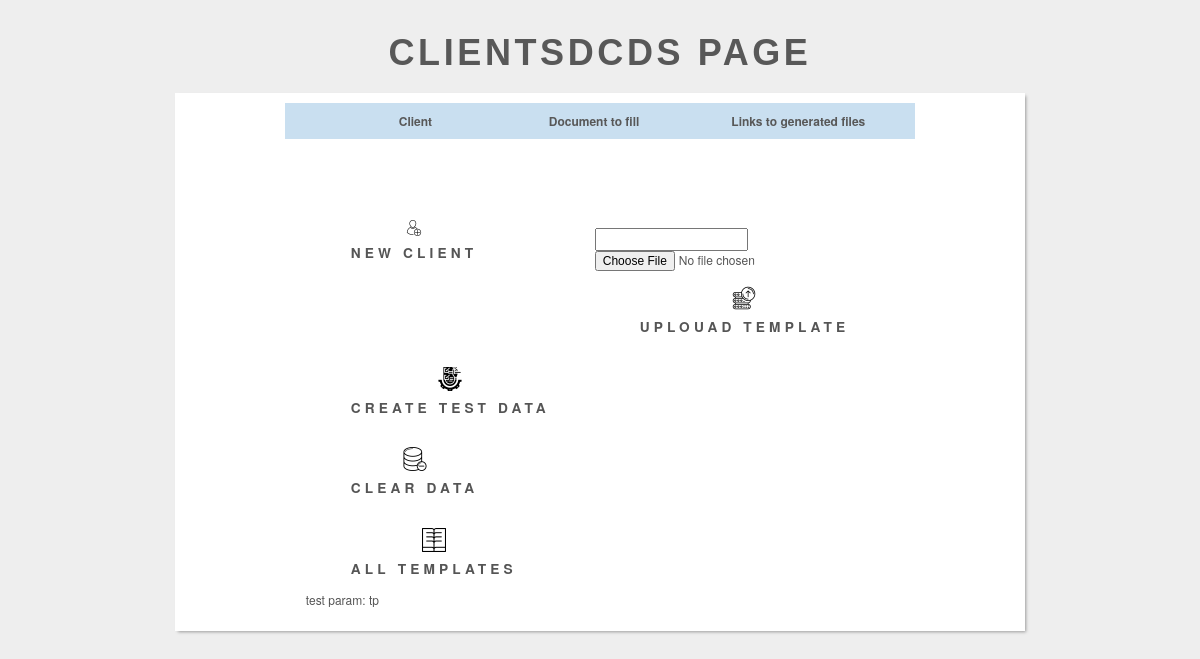
The page /clients/ on the database as committed earlier.
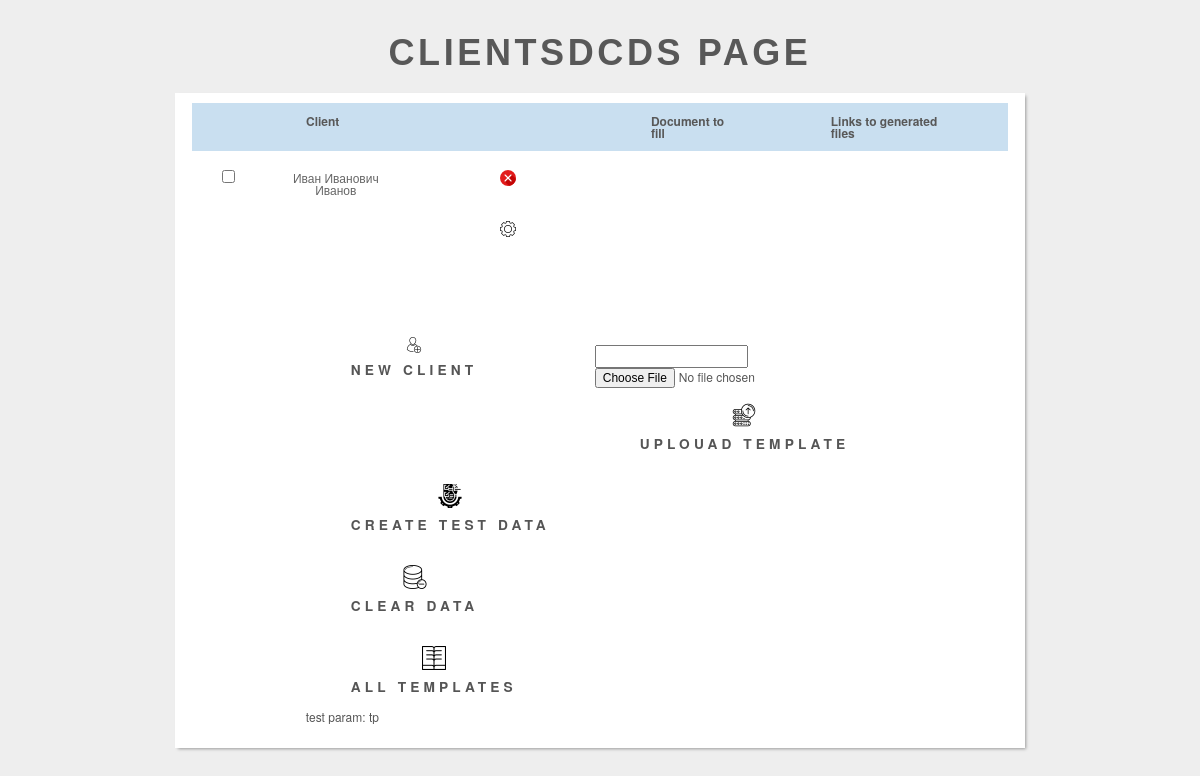
The same page on the database as committed later.
### clients/models.py (models this page shows)
class Client(models.Model):
	first_name = models.CharField(max_length=30, default='Иван')
	part_name = models.CharField(max_length=30, default='Иванович')
	last_name = models.CharField(max_length=30, default='Иванов')
	position = models.CharField(max_length=300, default='Инженер')
	phone_number = models.CharField(max_length=12, default='89276976453')
	email = models.EmailField(max_length=100, default='ivan@gmail.com')

### clients/views.py (the view)
# urls.py: path('clients/', allClients),
def allClients(request, test_param="tp"):
    view_params['all_clients'] = Client.objects.all()
    view_params['all_docs'] = Document.objects.all()
    view_params['all_clients_files'] = ClientsFile.objects.all()
    view_params['p_table'] = 'clients'
    view_params['page_title'] = 'Clientsdcds page'
    return render(request, 'index.html', view_params);

### templates/index.html (shortened to what this page needs)
<!DOCTYPE html>
<html>
<head>
  <link rel="stylesheet" href="/static/css/bootstrap.css">
  <link rel="stylesheet" href="/static/css/bootstrap-select.min.css">
  <link rel="stylesheet" href="/static/css/font-awesome.min.css">
  <link rel="stylesheet" href="/static/css/animate.css">
  <link rel="stylesheet" href="/static/css/owl.carousel.css">
  <link rel="stylesheet" href="/static/css/jquery.mCustomScrollbar.min.css">
  <link rel="stylesheet" href="/static/css/style.css">
</head>
<body>
{% load staticfiles %}
    <link href="{% static 'css/clients_table.css' %}" rel="stylesheet" type="text/css" >
    <link rel="stylesheet" href="https://cdnjs.cloudflare.com/ajax/libs/font-awesome/4.7.0/css/font-awesome.min.css">
<h1>{{page_title}}</h1>
 <div id="wrapper">
     {% if p_table == 'clients' %}
        {% include 'clients.html' %}
     {% endif %}
{% include 'clients_button.html' %}
</div>
</body>
</html>

### templates/clients.html (shortened to what this page needs)
<table id="keywords" cellspacing="0" cellpadding="0">
    <thead>
    <tr>
        <th></th>
        <th colspan="2" width="150px"><span> Client </span></th>
        <th rowspan="{{ all_clients.count }}"><span> Document to fill</span></th>
        <th><span> Links to generated files </span></th>
    </tr>
    </thead>
    {% for p_client in all_clients %}
        {% if forloop.first %}
            <form action="/clientForm/{{ p_client.id }}" method="POST" style="display:inline;" id="clientForm">
                <td>
                    <input type="checkbox" name="cl_checked" value="{{ p_client.id }}">
                </td>
                <td>
                    <a href="/clientInfo/{{ p_client.id }}">
                        {{ p_client.first_name }} {{ p_client.part_name }} {{ p_client.last_name }}
                    </a>
                </td>
                <td style="display: inherit;">
                    {% load staticfiles %}
                    <button class="btn" name="sbm" value="Delete"><img src="{% static 'img/x-button.png' %}"/>
                    </button>
                    <button class="btn" name="sbm" value="Edit"><img src="{% static 'img/edit_icon.png' %}"/>
                    </button>
                </td>
            </form>
            <td rowspan="0"  max-width="40%">
            </td>
            <td>
                {% for client_file in all_clients_files %}
                    {% if client_file.client.id == p_client.id %}
                            {% load static %}
                    {% endif %}
                {% endfor %}
            </td>
        {% else %}
                    {% load staticfiles %}
                {% for client_file in all_clients_files %}
                    {% if client_file.client.id == p_client.id %}
                            {% load static %}
                    {% endif %}
                {% endfor %}
        {% endif %}
    {% endfor %}
</table>

Rows that differ between the two databases and show on the page:
added Client: first_name "Иван", part_name "Иванович", last_name "Иванов"
